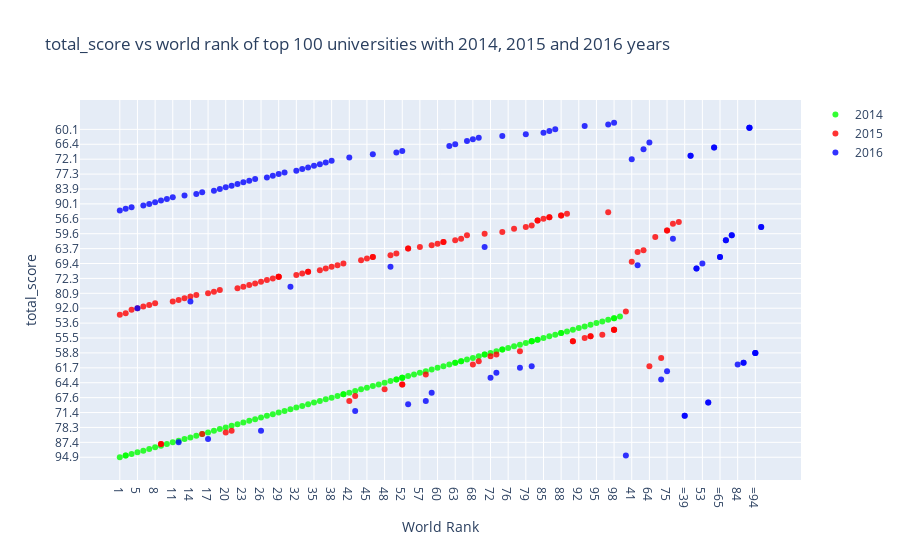

Here is the notebook cell this chart was saved with:
### Code cell
#Citation and Teaching =Atıf ve Öğretim

# loc ve iloc komutu
#loc komutu ile etiket kullananarak verimize ulaşırken, iloc komutunda satır ve sütün index numarası ile verilerimize ulaşmaktayız,
#Yani loc komutunu kullanırken satır yada kolon ismi belirtirken, iloc komutunda satır yada sütünün index numarasını belirtiyoruz.
df2014 = timesData[timesData.year == 2014].iloc[:100,:]
df2015 = timesData[timesData.year== 2015].iloc[:100,:]
df2016 = timesData[timesData.year== 2016].iloc[:100,:]


#import graph objects as "go"
import plotly.graph_objs as go

#trace oluşturmak çizgi grafiğinde çıkan verileri daha anlamlı okuamızı sağlar
#x,y,mode,name,marker,test
#x ekseni dünya sıralaması
#y ekseni atıf sıralaması
# Creating trace1
trace1 = go.Scatter(
                    x = df2014.world_rank,
                    y = df2014.total_score,
                    mode = "markers",
                    name = "2014",
                    marker = dict(color = 'rgba(0,255,0,0.8)'),
                    text= df2014.university_name)
# Creating trace2
trace2 = go.Scatter(
                    x = df2015.world_rank,
                    y = df2015.total_score,
                    mode = "markers",
                    name = "2015",
                    marker = dict(color = 'rgba(255,0,0, 0.8)'),
                    text= df2015.university_name)
# Creating trace3
trace3 = go.Scatter(
                    x = df2016.world_rank,
                    y = df2016.total_score,
                    mode = "markers",
                    name = "2016",
                    marker = dict(color = 'rgba(0,0,255, 0.8)'),
                    text= df2016.university_name)

data = [trace1, trace2,trace3]
layout = dict(title = 'Total Score vs world rank of top 100 universities with 2014, 2015 and 2016 years',
              xaxis= dict(title= 'World Rank',ticklen= 5,zeroline= False),
              yaxis= dict(title= 'total_score',ticklen= 5,zeroline= False)
             )
fig = dict(data = data, layout = layout)
iplot(fig)

### Figure 1 — Plotly figure (JSON) as saved in the notebook; plotly's stock layout.template omitted (floating-point values rounded to 4 significant figures)
{"data": [{"marker": {"color": "rgba(0,255,0,0.8)"}, "mode": "markers", "name": "2014", "text": ["California Institute of Technology", "Harvard University", "University of Oxford", "Stanford University", "Massachusetts Institute of Technology", "Princeton University", "University of Cambridge", "University of California, Berkeley", "University of Chicago", "Imperial College London", "Yale University", "University of California, Los Angeles", "Columbia University", "ETH Zurich – Swiss Federal Institute of Technology Zurich", "Johns Hopkins University", "University of Pennsylvania", "Duke University", "University of Michigan", "Cornell University", "University of Toronto", "University College London", "Northwestern University", "University of Tokyo", "Carnegie Mellon University", "University of Washington", "National University of Singapore", "University of Texas at Austin", "Georgia Institute of Technology", "University of Illinois at Urbana-Champaign", "University of Wisconsin-Madison", "University of British Columbia", "London School of Economics and Political Science", "University of California, Santa Barbara", "University of Melbourne", "McGill University", "Karolinska Institute", "École Polytechnique Fédérale de Lausanne", "King’s College London", "University of Edinburgh", "New York University", "University of California, San Diego", "Washington University in St Louis", "University of Hong Kong", "Seoul National University", "Peking University", "University of Minnesota", "University of North Carolina at Chapel Hill", "Australian National University", "Pennsylvania State University", "Boston University", "Tsinghua University", "Brown University", "Kyoto University", "University of California, Davis", "LMU Munich", "Korea Advanced Institute of Science and Technology (KAIST)", "Hong Kong University of Science and Technology", "University of Manchester", "Ohio State University", "Pohang University of Science and Technology", "KU Leuven", "Purdue University", "The University of Queensland", "University of Göttingen", "Rice University", "École Normale Supérieure", "Leiden University", "Heidelberg University", "Delft University of Technology", "University of Southern California", "École Polytechnique", "University of Sydney", "Erasmus University Rotterdam", "University of Basel", "Utrecht University", "Nanyang Technological University", "Wageningen University and Research Center", "University of Pittsburgh", "University of Bristol", "Durham University", "Emory University", "Tufts University", "Michigan State University", "University of Amsterdam", "Ghent University", "Free University of Berlin", "Technical University of Munich", "Case Western Reserve University", "Vanderbilt University", "University of Notre Dame", "Monash University", "McMaster University", "University of California, Irvine", "Humboldt University of Berlin", "University of Rochester", "Pierre and Marie Curie University", "University of Colorado Boulder", "Maastricht University", "University of Groningen", "University of Helsinki"], "type": "scatter", "x": ["1", "2", "2", "4", "5", "6", "7", "8", "9", "10", "11", "12", "13", "14", "15", "16", "17", "18", "19", "20", "21", "22", "23", "24", "25", "26", "27", "28", "29", "30", "31", "32", "33", "34", "35", "36", "37", "38", "39", "40", "40", "42", "43", "44", "45", "46", "47", "48", "49", "50", "50", "52", "52", "52", "55", "56", "57", "58", "59", "60", "61", "62", "63", "63", "65", "65", "67", "68", "69", "70", "70", "72", "73", "74", "74", "76", "77", "78", "79", "80", "80", "80", "83", "83", "85", "86", "87", "88", "88", "90", "91", "92", "93", "94", "95", "96", "97", "98", "98", "100"], "y": ["94.9", "93.9", "93.9", "93.8", "93.0", "92.7", "92.3", "89.8", "87.8", "87.5", "87.4", "86.3", "85.2", "84.5", "83.7", "81.0", "79.3", "79.2", "79.1", "78.3", "77.6", "77.1", "76.4", "76.0", "73.4", "72.4", "72.2", "71.6", "71.4", "71.1", "70.8", "69.8", "68.4", "68.2", "68.1", "67.8", "67.7", "67.6", "67.5", "67.4", "67.4", "67.2", "65.3", "65.2", "65.0", "64.9", "64.5", "64.4", "64.2", "63.5", "63.5", "63.2", "63.2", "63.2", "63.1", "62.9", "62.5", "62.3", "62.0", "61.7", "61.3", "60.7", "59.9", "59.9", "59.8", "59.8", "59.4", "59.2", "59.1", "59.0", "59.0", "58.8", "58.1", "57.7", "57.7", "57.2", "56.8", "56.7", "56.3", "56.1", "56.1", "56.1", "55.9", "55.9", "55.5", "55.3", "55.2", "55.0", "55.0", "54.7", "54.6", "54.5", "54.1", "53.8", "53.6", "53.5", "53.4", "52.9", "52.9", "52.6"]}, {"marker": {"color": "rgba(255,0,0, 0.8)"}, "mode": "markers", "name": "2015", "text": ["California Institute of Technology", "Harvard University", "University of Oxford", "Stanford University", "University of Cambridge", "Massachusetts Institute of Technology", "Princeton University", "University of California, Berkeley", "Imperial College London", "Yale University", "University of Chicago", "University of California, Los Angeles", "ETH Zurich – Swiss Federal Institute of Technology Zurich", "Columbia University", "Johns Hopkins University", "University of Pennsylvania", "University of Michigan", "Duke University", "Cornell University", "University of Toronto", "Northwestern University", "University College London", "University of Tokyo", "Carnegie Mellon University", "National University of Singapore", "University of Washington", "Georgia Institute of Technology", "University of Texas at Austin", "LMU Munich", "University of Illinois at Urbana-Champaign", "University of Wisconsin-Madison", "University of British Columbia", "University of Melbourne", "London School of Economics and Political Science", "École Polytechnique Fédérale de Lausanne", "University of Edinburgh", "University of California, Santa Barbara", "New York University", "McGill University", "King’s College London", "University of California, San Diego", "Washington University in St Louis", "University of Hong Kong", "Karolinska Institute", "Australian National University", "University of Minnesota", "University of North Carolina at Chapel Hill", "Peking University", "Tsinghua University", "Seoul National University", "Hong Kong University of Science and Technology", "Korea Advanced Institute of Science and Technology (KAIST)", "University of Manchester", "Brown University", "KU Leuven", "University of California, Davis", "Boston University", "Pennsylvania State University", "Kyoto University", "University of Sydney", "Nanyang Technological University", "École Polytechnique", "Scuola Normale Superiore di Pisa", "Leiden University", "The University of Queensland", "Pohang University of Science and Technology", "University of Göttingen", "Ohio State University", "Rice University", "Heidelberg University", "Delft University of Technology", "Erasmus University Rotterdam", "Wageningen University and Research Center", "University of Bristol", "University of Basel", "University of Southern California", "University of Amsterdam", "École Normale Supérieure", "Utrecht University", "Humboldt University of Berlin", "Free University of Berlin", "Michigan State University", "Durham University", "Monash University", "Middle East Technical University", "University of Arizona", "University of Notre Dame", "Tufts University", "University of California, Irvine", "Ghent University", "University of Massachusetts", "University of Pittsburgh", "Emory University", "McMaster University", "University of Glasgow", "Vanderbilt University", "University of Colorado Boulder", "Stockholm University", "Technical University of Munich", "Uppsala University"], "type": "scatter", "x": ["1", "2", "3", "4", "5", "6", "7", "8", "9", "9", "11", "12", "13", "14", "15", "16", "17", "18", "19", "20", "21", "22", "23", "24", "25", "26", "27", "28", "29", "29", "29", "32", "33", "34", "34", "36", "37", "38", "39", "40", "41", "42", "43", "44", "45", "46", "46", "48", "49", "50", "51", "52", "52", "54", "55", "55", "57", "58", "59", "60", "61", "61", "63", "64", "65", "66", "67", "68", "69", "70", "71", "72", "73", "74", "75", "75", "77", "78", "79", "80", "81", "82", "83", "83", "85", "86", "86", "88", "88", "90", "91", "91", "93", "94", "94", "96", "97", "98", "98", "98"], "y": ["94.3", "93.3", "93.2", "92.9", "92.0", "91.9", "90.9", "89.5", "87.5", "87.5", "87.1", "85.5", "84.6", "84.4", "83.0", "81.0", "80.9", "79.9", "79.4", "79.3", "79.2", "78.7", "76.1", "74.3", "73.3", "73.2", "72.8", "72.3", "71.9", "71.9", "71.9", "71.8", "71.2", "70.9", "70.9", "70.4", "70.0", "69.9", "69.6", "69.4", "68.6", "67.8", "67.5", "66.8", "66.5", "65.9", "65.9", "65.2", "65.1", "64.8", "64.7", "64.5", "64.5", "64.1", "63.7", "63.7", "63.6", "62.9", "62.8", "62.7", "62.2", "62.2", "61.9", "61.3", "61.2", "61.1", "61.0", "60.7", "59.8", "59.6", "59.2", "59.1", "59.0", "58.9", "58.4", "58.4", "58.2", "58.1", "58.0", "57.9", "57.6", "57.3", "56.9", "56.9", "56.6", "56.5", "56.5", "56.4", "56.4", "56.2", "56.1", "56.1", "55.5", "55.3", "55.3", "55.2", "55.1", "54.6", "54.6", "54.6"]}, {"marker": {"color": "rgba(0,0,255, 0.8)"}, "mode": "markers", "name": "2016", "text": ["California Institute of Technology", "University of Oxford", "Stanford University", "University of Cambridge", "Massachusetts Institute of Technology", "Harvard University", "Princeton University", "Imperial College London", "ETH Zurich – Swiss Federal Institute of Technology Zurich", "University of Chicago", "Johns Hopkins University", "Yale University", "University of California, Berkeley", "University College London", "Columbia University", "University of California, Los Angeles", "University of Pennsylvania", "Cornell University", "University of Toronto", "Duke University", "University of Michigan", "Carnegie Mellon University", "London School of Economics and Political Science", "University of Edinburgh", "Northwestern University", "National University of Singapore", "King’s College London", "Karolinska Institute", "LMU Munich", "New York University", "École Polytechnique Fédérale de Lausanne", "University of Washington", "University of Melbourne", "University of British Columbia", "KU Leuven", "University of Illinois at Urbana-Champaign", "Heidelberg University", "McGill University", "University of California, San Diego", "University of California, Santa Barbara", "Georgia Institute of Technology", "Peking University", "University of Tokyo", "University of California, Davis", "University of Hong Kong", "University of Texas at Austin", "Tsinghua University", "Wageningen University and Research Center", "Humboldt University of Berlin", "University of Wisconsin-Madison", "Brown University", "Australian National University", "Technical University of Munich", "École Normale Supérieure", "Nanyang Technological University", "University of Manchester", "University of Sydney", "University of Amsterdam", "Hong Kong University of Science and Technology", "The University of Queensland", "Washington University in St Louis", "Utrecht University", "University of North Carolina at Chapel Hill", "Boston University", "Delft University of Technology", "University of Minnesota", "Leiden University", "University of Southern California", "University of Bristol", "Durham University", "Erasmus University Rotterdam", "Free University of Berlin", "Monash University", "University of Groningen", "Pennsylvania State University", "University of Glasgow", "University of Helsinki", "University of Tübingen", "University of Pittsburgh", "University of Warwick", "Uppsala University", "University of Copenhagen", "University of New South Wales", "University of Freiburg", "Seoul National University", "University of St Andrews", "Vanderbilt University", "Kyoto University", "Maastricht University", "Emory University", "Lund University", "Ohio State University", "University of Exeter", "University of Bonn", "Georgetown University", "McMaster University", "University of Sheffield", "Queen Mary University of London", "University of Göttingen", "Michigan State University"], "type": "scatter", "x": ["1", "2", "3", "4", "5", "6", "7", "8", "9", "10", "11", "12", "13", "14", "15", "16", "17", "18", "19", "20", "21", "22", "23", "24", "25", "26", "27", "28", "29", "30", "31", "32", "33", "34", "35", "36", "37", "38", "=39", "=39", "41", "42", "43", "=44", "=44", "46", "=47", "=47", "49", "50", "51", "52", "53", "54", "55", "=56", "=56", "58", "59", "=60", "=60", "62", "63", "64", "=65", "=65", "67", "68", "69", "70", "71", "72", "73", "74", "75", "=76", "=76", "78", "79", "80", "81", "=82", "=82", "84", "85", "86", "87", "=88", "=88", "=90", "=90", "=90", "93", "=94", "=94", "=94", "97", "98", "=99", "=99"], "y": ["95.2", "94.2", "93.9", "92.8", "92.0", "91.6", "90.1", "89.1", "88.3", "87.9", "87.6", "87.4", "87.2", "87.1", "86.1", "85.8", "85.2", "84.0", "83.9", "82.7", "82.4", "82.3", "81.3", "80.3", "79.5", "79.2", "78.2", "77.5", "77.3", "77.2", "76.1", "75.6", "75.4", "75.3", "74.8", "74.5", "74.4", "72.6", "72.2", "72.2", "72.1", "72.0", "71.1", "71.0", "71.0", "70.3", "70.0", "70.0", "69.9", "69.7", "69.6", "69.5", "69.4", "69.0", "68.2", "68.1", "68.1", "67.8", "67.2", "67.0", "67.0", "66.6", "66.4", "66.1", "65.9", "65.9", "65.7", "65.5", "64.3", "63.6", "63.5", "63.2", "62.5", "62.4", "62.3", "61.9", "61.9", "61.7", "61.5", "61.3", "61.2", "61.0", "61.0", "60.7", "60.5", "60.4", "60.1", "59.9", "59.9", "59.7", "59.7", "59.7", "59.5", "58.8", "58.8", "58.8", "58.6", "58.5", "58.0", "58.0"]}], "layout": {"title": {"text": "total_score vs world rank of top 100 universities with 2014, 2015 and 2016 years"}, "xaxis": {"ticklen": 5, "title": {"text": "World Rank"}, "zeroline": false}, "yaxis": {"ticklen": 5, "title": {"text": "total_score"}, "zeroline": false}}}
